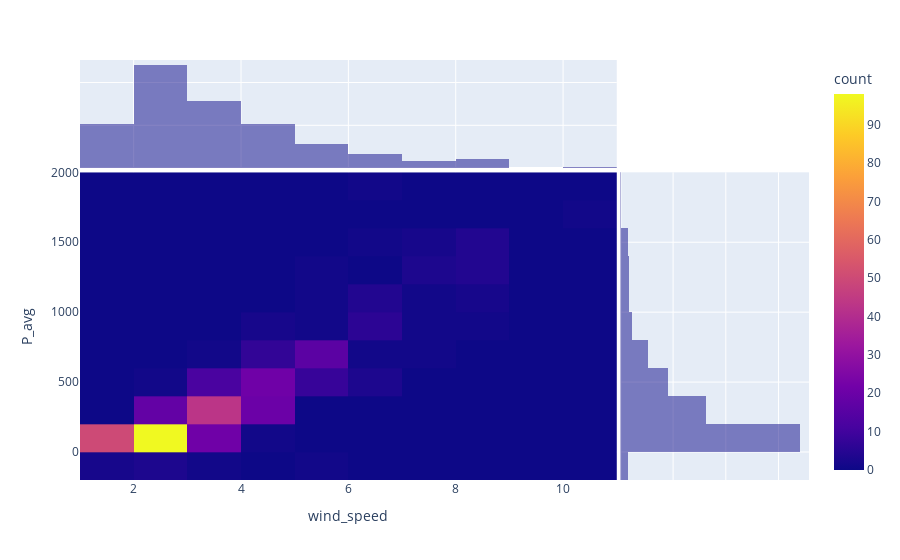

This figure's notebook cell:
### Code cell
# wind power 
def dist_plot(data):
    fig = px.density_heatmap(data1, x="wind_speed", y="P_avg", marginal_x="histogram", marginal_y="histogram")
    return fig

hist_plot(data1).show()

### Figure 1 — Plotly figure (JSON) as saved in the notebook; plotly's stock layout.template omitted (floating-point values rounded to 4 significant figures; data arrays with more than 128 entries replaced by an {"elided": "..."} marker saying what was removed)
{"data": [{"coloraxis": "coloraxis", "hovertemplate": "wind_speed=%{x}<br>P_avg=%{y}<br>count=%{z}<extra></extra>", "name": "", "type": "histogram2d", "x": {"elided": "365 float values"}, "xaxis": "x", "xbingroup": "x", "y": {"elided": "365 float values"}, "yaxis": "y", "ybingroup": "y"}, {"bingroup": "x", "hovertemplate": "wind_speed=%{x}<br>count=%{y}<extra></extra>", "legendgroup": "", "marker": {"color": "#0d0887"}, "name": "", "opacity": 0.5, "showlegend": false, "type": "histogram", "x": {"elided": "365 float values"}, "xaxis": "x3", "yaxis": "y3"}, {"bingroup": "y", "hovertemplate": "P_avg=%{y}<br>count=%{x}<extra></extra>", "legendgroup": "", "marker": {"color": "#0d0887"}, "name": "", "opacity": 0.5, "showlegend": false, "type": "histogram", "xaxis": "x2", "y": {"elided": "365 float values"}, "yaxis": "y2"}], "layout": {"barmode": "overlay", "coloraxis": {"colorbar": {"title": {"text": "count"}}, "colorscale": [[0, "#0d0887"], [0.1111, "#46039f"], [0.2222, "#7201a8"], [0.3333, "#9c179e"], [0.4444, "#bd3786"], [0.5556, "#d8576b"], [0.6667, "#ed7953"], [0.7778, "#fb9f3a"], [0.8889, "#fdca26"], [1, "#f0f921"]]}, "legend": {"tracegroupgap": 0}, "margin": {"t": 60}, "xaxis": {"anchor": "y", "domain": [0, 0.7363], "title": {"text": "wind_speed"}}, "xaxis2": {"anchor": "y2", "domain": [0.7413, 1], "matches": "x2", "showgrid": true, "showline": false, "showticklabels": false, "ticks": ""}, "xaxis3": {"anchor": "y3", "domain": [0, 0.7363], "matches": "x", "showgrid": true, "showticklabels": false}, "xaxis4": {"anchor": "y4", "domain": [0.7413, 1], "matches": "x2", "showgrid": true, "showline": false, "showticklabels": false, "ticks": ""}, "yaxis": {"anchor": "x", "domain": [0, 0.7326], "title": {"text": "P_avg"}}, "yaxis2": {"anchor": "x2", "domain": [0, 0.7326], "matches": "y", "showgrid": true, "showticklabels": false}, "yaxis3": {"anchor": "x3", "domain": [0.7426, 1], "matches": "y3", "showgrid": true, "showline": false, "showticklabels": false, "ticks": ""}, "yaxis4": {"anchor": "x4", "domain": [0.7426, 1], "matches": "y3", "showgrid": true, "showline": false, "showticklabels": false, "ticks": ""}}}
